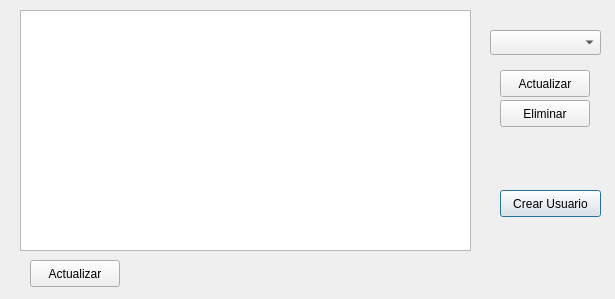
<?xml version="1.0" encoding="UTF-8"?>
<ui version="4.0">
 <class>Users</class>
 <widget class="QDialog" name="Users">
  <property name="geometry">
   <rect>
    <x>0</x>
    <y>0</y>
    <width>615</width>
    <height>299</height>
   </rect>
  </property>
  <property name="windowTitle">
   <string>Usuarios</string>
  </property>
  <widget class="QTableView" name="userslist">
   <property name="geometry">
    <rect>
     <x>20</x>
     <y>10</y>
     <width>451</width>
     <height>241</height>
    </rect>
   </property>
  </widget>
  <widget class="QComboBox" name="comboBox">
   <property name="geometry">
    <rect>
     <x>490</x>
     <y>30</y>
     <width>111</width>
     <height>25</height>
    </rect>
   </property>
  </widget>
  <widget class="QPushButton" name="pushButton">
   <property name="geometry">
    <rect>
     <x>500</x>
     <y>190</y>
     <width>101</width>
     <height>27</height>
    </rect>
   </property>
   <property name="text">
    <string>Crear Usuario</string>
   </property>
  </widget>
  <widget class="QPushButton" name="pushButton_2">
   <property name="geometry">
    <rect>
     <x>30</x>
     <y>260</y>
     <width>90</width>
     <height>27</height>
    </rect>
   </property>
   <property name="text">
    <string>Actualizar</string>
   </property>
  </widget>
  <widget class="QPushButton" name="actualizarUsuario">
   <property name="geometry">
    <rect>
     <x>500</x>
     <y>70</y>
     <width>90</width>
     <height>27</height>
    </rect>
   </property>
   <property name="text">
    <string>Actualizar</string>
   </property>
  </widget>
  <widget class="QPushButton" name="eliminar_usuario">
   <property name="geometry">
    <rect>
     <x>500</x>
     <y>100</y>
     <width>90</width>
     <height>27</height>
    </rect>
   </property>
   <property name="text">
    <string>Eliminar</string>
   </property>
  </widget>
 </widget>
 <resources/>
 <connections/>
</ui>
